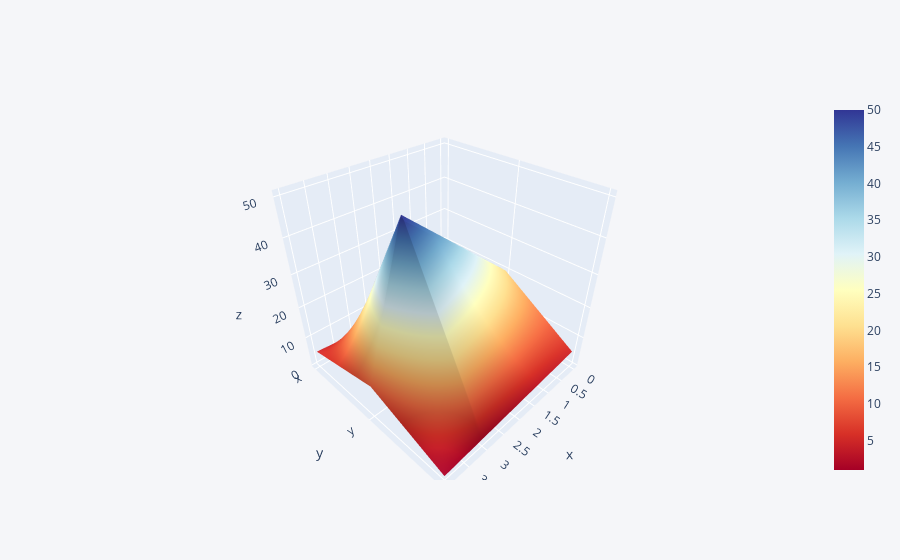

The code cell stored with this chart in its notebook:
### Code cell
df3.iplot(kind="surface", colorscale="rdylbu")

### Figure 1 — Plotly figure (JSON) as saved in the notebook; plotly's stock layout.template omitted (floating-point values rounded to 4 significant figures)
{"data": [{"colorscale": [[0, "rgb(165,0,38)"], [0.1, "rgb(215,48,39)"], [0.2, "rgb(244,109,67)"], [0.3, "rgb(253,174,97)"], [0.4, "rgb(254,224,144)"], [0.5, "rgb(255,255,191)"], [0.6, "rgb(224,243,248)"], [0.7, "rgb(171,217,233)"], [0.8, "rgb(116,173,209)"], [0.9, "rgb(69,117,180)"], [1, "rgb(49,54,149)"]], "type": "surface", "x": [0, 1, 2, 3, 4], "y": ["x", "y", "z"], "z": [[1, 2, 3, 4, 5], [20, 30, 40, 50, 10], [5, 4, 3, 2, 1]]}], "layout": {"legend": {"bgcolor": "#F5F6F9", "font": {"color": "#4D5663"}}, "paper_bgcolor": "#F5F6F9", "plot_bgcolor": "#F5F6F9", "title": {"font": {"color": "#4D5663"}}, "xaxis": {"gridcolor": "#E1E5ED", "showgrid": true, "tickfont": {"color": "#4D5663"}, "title": {"font": {"color": "#4D5663"}, "text": ""}, "zerolinecolor": "#E1E5ED"}, "yaxis": {"gridcolor": "#E1E5ED", "showgrid": true, "tickfont": {"color": "#4D5663"}, "title": {"font": {"color": "#4D5663"}, "text": ""}, "zerolinecolor": "#E1E5ED"}}}
